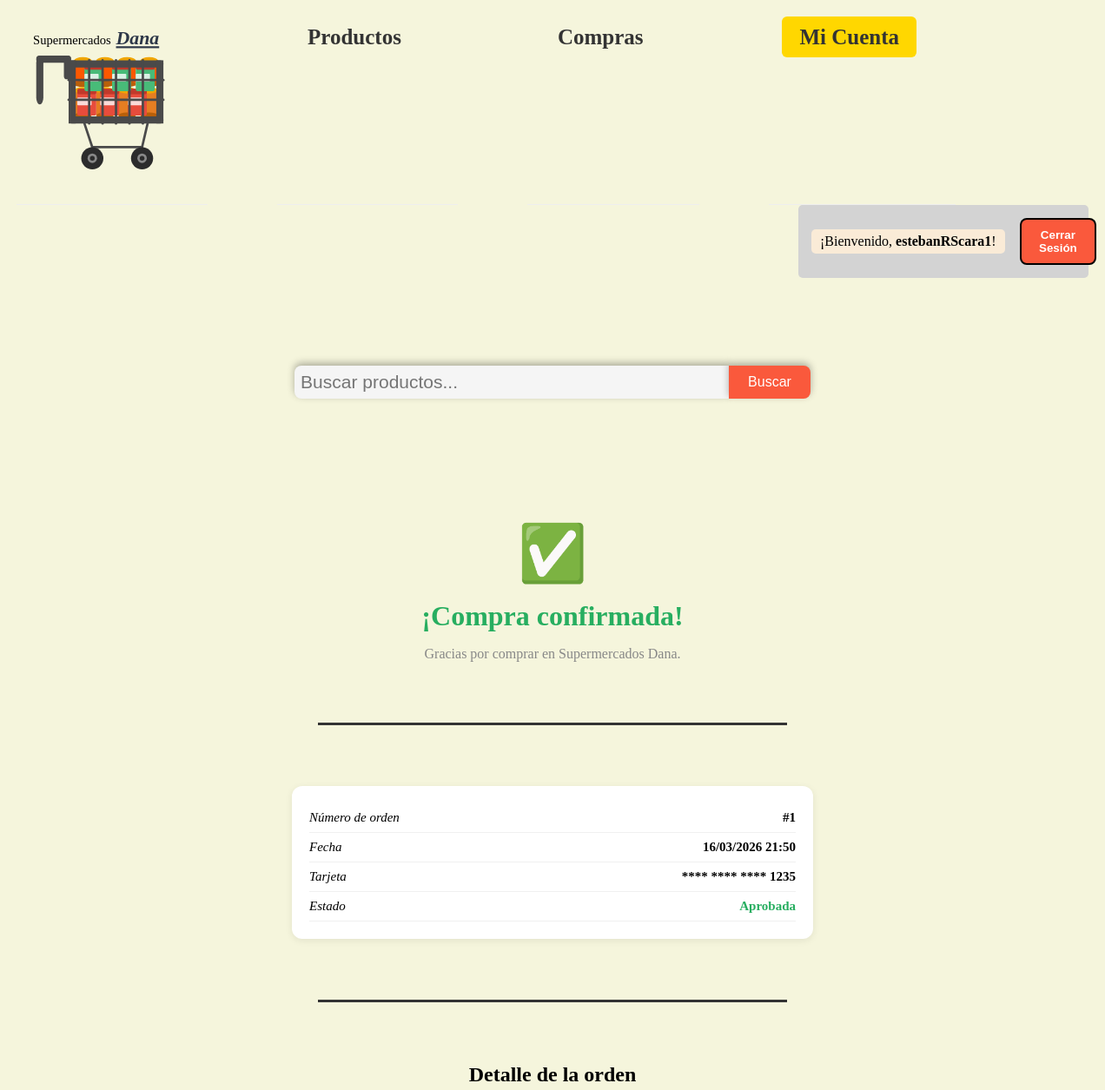
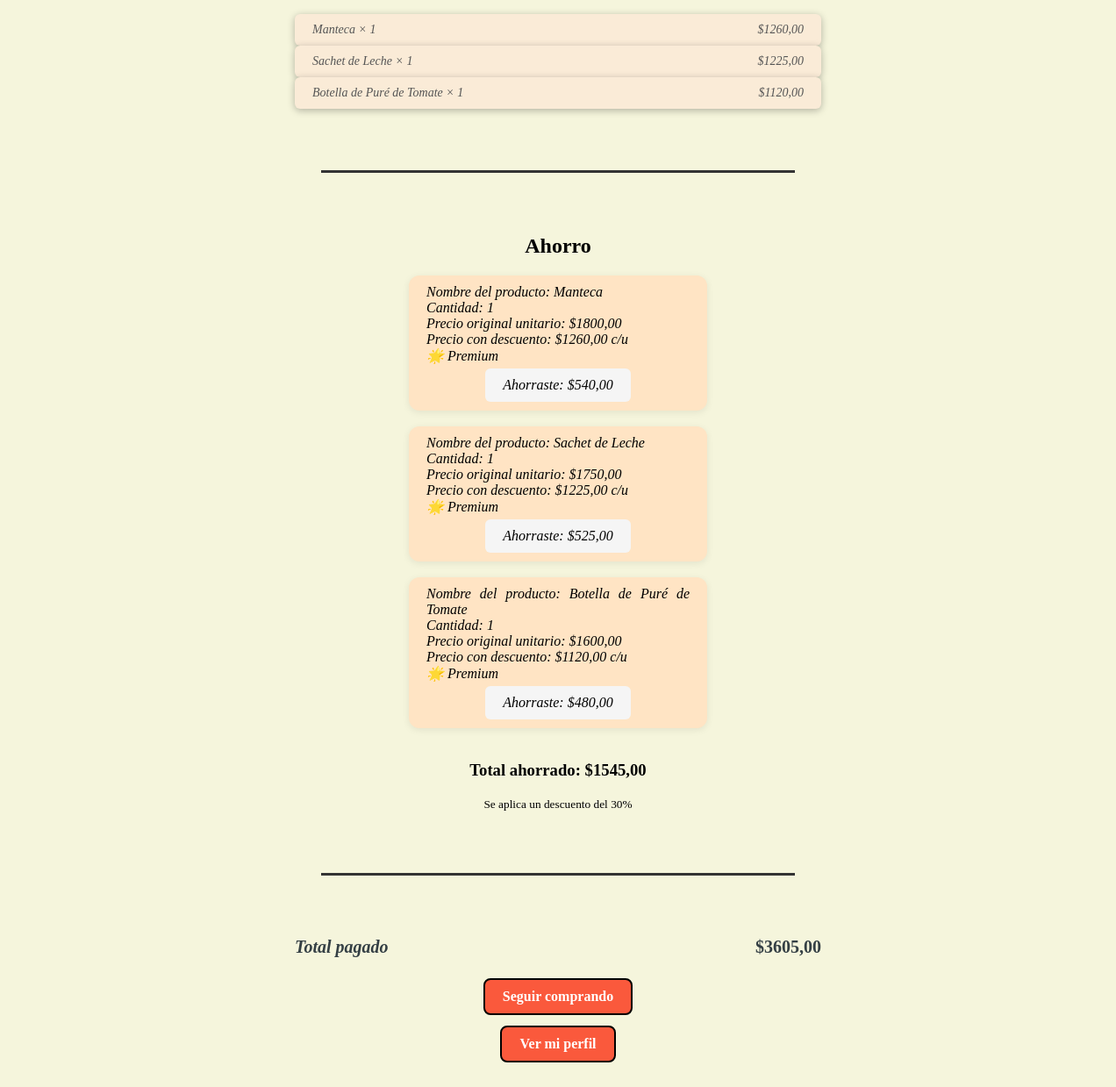
Page /compras/confirmar/1/ (signed in) on the committed database (2 pictures, top to bottom).
### compras/models.py (models this page shows, shortened)
class Compra(models.Model):
    ESTADO_CHOICES = [
        ('pendiente', 'Pendiente'),
        ('aprobada',  'Aprobada'),
        ('rechazada', 'Rechazada'),
    ]
    cliente = models.ForeignKey(
        'clientes.Cliente',
        on_delete=models.PROTECT,
        related_name='historial_compras'
    )
    fecha             = models.DateTimeField(auto_now_add=True)
    total             = models.DecimalField(
                            max_digits=10,
                            decimal_places=2,
                            default=Decimal('0.00')
                        )
    estado            = models.CharField(
                            max_length=20,
                            choices=ESTADO_CHOICES,
                            default='pendiente'
                        )
    ultimos_4_digitos = models.CharField(max_length=4, blank=True, default='')
    @property
    def ahorro_total(self):
        total_ahorro = sum(item.ahorro for item in self.items.all())
        return total_ahorro if total_ahorro > 0 else Decimal('0.00')
    class Meta:
        ordering = ['-fecha']

class ItemCompra(models.Model):
    compra = models.ForeignKey(
        Compra,
        on_delete=models.CASCADE,
        related_name='items'
    )
    producto = models.ForeignKey(
        'productos.Producto',
        on_delete=models.PROTECT,
        related_name='items_compra'
    )
    cantidad        = models.PositiveIntegerField()
    precio_unitario = models.DecimalField(max_digits=10, decimal_places=2)
    precio_original = models.DecimalField(
        max_digits=10,
        decimal_places=2,
        null=True,
        blank=True
    )
    @property
    def tiene_descuento(self):
        if self.precio_original and self.precio_unitario:
            return self.precio_unitario < self.precio_original
        return False
    @property
    def ahorro(self):
        if self.tiene_descuento:
            return (self.precio_original - self.precio_unitario) * self.cantidad
        return 0
    def subtotal(self):
        return self.precio_unitario * self.cantidad

### productos/models.py (models this page shows, shortened)
class Producto(models.Model):
    nombre = models.CharField(max_length=200)
    descripcion = models.TextField(blank=True)
    precio = models.DecimalField(max_digits=10, decimal_places=2)
    stock = models.PositiveIntegerField(default=0)
    categoria = models.ForeignKey(
        Categoria,
        on_delete=models.PROTECT,
        related_name='productos'
    )
    imagen=models.ImageField(upload_to='productos/', blank=True, null=True)

### compras/views.py (the view)
# urls.py: path('confirmar/', views.confirmar, name='confirmar'),
@login_required
def confirmar(request, compra_id):
    cliente = get_object_or_404(Cliente, usuario=request.user)
    compra = get_object_or_404(Compra, id=compra_id, cliente=cliente)
    items = compra.items.select_related('producto').all()
    for item in items:
        _ = item.ahorro
    return render(request, 'compras/confirmar.html', {
        'compra': compra,
        'items': compra.items.select_related('producto').all(),
    })

### productos/context_processors.py (called while the page is built)
def busqueda_global(request):
    query = request.GET.get('q', '').strip()
    resultados_busqueda = []
    if query:
        resultados_busqueda = Producto.objects.filter(
           nombre__icontains= query,
        )[:6]
    return {
        'resultados_busqueda': resultados_busqueda,
        'query_global': query,
    }

### templates/compras/confirmar.html (shortened to what this page needs)
{% extends 'base.html' %}
{% load static %}
{% block extra_css %}
<link rel="stylesheet" href="{% static 'css/checkout.css' %}">
{% endblock %}
{% block content %}
<div class="confirmar-wrapper">
    <div class="confirmar-icono"> &#9989;</div>
    <h1>¡Compra confirmada!</h1>
    <p class="confirmar-subtitulo">
        Gracias por comprar en Supermercados Dana.
    </p>
    <hr>
    <div class="confirmar-detalle">
        <div class="confirmar-fila">
            <span>Número de orden</span>
            <strong>#{{ compra.id }}</strong>
        </div>
        <div class="confirmar-fila">
            <span>Fecha</span>
            <strong>{{ compra.fecha|date:"d/m/Y H:i" }}</strong>
        </div>
        <div class="confirmar-fila">
            <span>Tarjeta</span>
            <strong>**** **** **** {{ compra.ultimos_4_digitos }}</strong>
        </div>
        <div class="confirmar-fila">
            <span>Estado</span>
            <strong class="estado-aprobada">{{ compra.get_estado_display }}</strong>
        </div>
    </div>
    <hr>
    <h2>Detalle de la orden</h2>
    {% for item in items %}
    <div class="confirmar-item">
        <span>{{ item.producto.nombre }} &times; {{ item.cantidad }}</span>
        <span>${{ item.subtotal }}</span>
    </div>
    {% endfor %}
    <hr>
    <h2>Ahorro</h2>
    {% for item in items %}
        <div class="confirmar-precios {% if item.tiene_descuento %}item-descuento{% endif %}">
            <span>Nombre del producto: {{ item.producto.nombre }}</span>
            <span>Cantidad: {{ item.cantidad }}</span>
            <span>Precio original unitario: ${{ item.producto.precio }}</span>
            <span>Precio con descuento: ${{ item.precio_unitario }} c/u</span>
            <span>&#127775; Premium</span>
            {% with total_ahorro=compra.ahorro_total %}
            <div style="background-color:whitesmoke; border-radius: 6px; display: table; margin: auto; padding:10px 20px; margin-top: 5px;">
                <span>Ahorraste: ${{ item.ahorro|floatformat:2 }}</span>
            </div>
            {% endwith %}
        </div>
         <br>
    {% endfor %}
    <h3>Total ahorrado: ${{ compra.ahorro_total|floatformat:2 }}</h3>
    <small style="text-align: center;">Se aplica un descuento del 30%</small>
    <hr>
    <div class="confirmar-total">
        <span>Total pagado</span>
        <strong>${{ compra.total }}</strong>
    </div>
    <div class="confirmar-acciones">
        <a href="{% url 'productos:lista' %}" class="form-button">
            Seguir comprando
        </a>
        <a href="{% url 'clientes:perfil' %}" class="form-button">
            Ver mi perfil
        </a>
    </div>
</div>
{% endblock %}

### templates/navbar.html (shortened to what this page needs)
{% load static %}
<nav class="menu">
   <ul>
     <li id="align">
        <a href="{% url 'productos:inicio' %}" id='init'>
            <img src="{% static 'img/carrito.svg'%}" alt="Supermercados Dana" class="brand-logo">
        </a>
     </li>
     <li>
        <a href="{% url 'productos:lista' %}"
        class="{% if request.path == '/productos/' %}active{% endif %}">
         Productos
        </a>
     </li>
     <li>
        <a href="{% url 'carrito:ver' %}"
         class="{% if request.path == '/carrito/' %}active{% endif %}">
         Compras
        </a>
     </li>
     {% if request.user.is_authenticated %}
     <li>
       <a href="{% url 'clientes:perfil' %}" id="cuenta"
         class="{% if request.path == '/perfil/' %}active{% endif %}">
         Mi Cuenta
        </a>
     </li>
     {% endif %}
   </ul>
</nav>
<nav>
    <div class="nav-auth">
        {% if request.user.is_authenticated %}
        <p class="user">
            ¡Bienvenido, <strong>{{ request.user.username }}</strong>!
        </p>
        <form method="POST" action="{% url 'clientes:logout' %}" class="form-login">
            <button type="submit" class="nav-button">
                Cerrar Sesión
            </button>
        </form>
        {% endif %}
    </div>
</nav>
<nav>
    <div class="search">
        <form method="GET" action="{% url 'productos:buscar' %}" class="search-form">
            <input type="search" name="q" class="global-search" placeholder="Buscar productos..." value="{{ query_global }}">
            <button type="submit" class="search-button">Buscar</button>
        </form>
    </div>
</nav>

### static/css/navbar.css (style rules this page uses)
h1 { text-align: center; margin-top:auto; }
span { font-style: italic; text-decoration: none; }
hr { margin-block:70px; border: none; height: 3px; background-color: #333; width: 90%; }
p { text-align:center; }
.search { display: flex; flex-direction: column; position: relative; justify-self: center; }
li { padding: 10px 15px; color: #333; font-size: 25px; border-bottom: 1px solid #eee; }
.search-form { display:flex; align-items: center; margin-bottom: 100px; height: 40px; }
.global-search { flex: 1; width: 500px; height: auto; border-radius: 8px 0 0 8px; background-color: whitesmoke; color: black; font-size: 21px; padding: 7px; box-sizing: border-box; margin: 0 auto; border: none; box-shadow: 0 -3px 8px rgba(0,0,0,0.3); }
.menu { flex-grow: 2; color: #343f44; align-items: left; flex-direction: row; display:flex; }
.brand-logo { display: inline-block; width: 200px; height: auto; background-size: contain; background-repeat:no-repeat; animation: glow 2s ease-in-out infinite alternate; }
.menu ul { list-style-type: none; display: flex; gap: 40px; justify-content: space-evenly; margin: 0; padding: 0; }
.menu ul li#align { padding: 5px; margin-top: 0; margin-bottom: 0; }
.menu ul li:not(#align) a { margin-right: 30px; font-weight: 600; margin-top: 40px; padding: 10px 20px; margin-bottom: 20px; text-decoration: none; color: inherit; transition: background-color 0.2s ease, color 0.2s ease; }
a { text-decoration: none; color: inherit; }
#cuenta { background-color: gold; border-radius: 6px; }
.menu li { margin-right: 40px; font-weight: 600; }
#init { color: beige; background-color: transparent; padding: 5px; border-radius: 5px; }
body { background-color: beige; padding: 5px; margin: 14px; }
.search-button { background-color: #fa593c; margin-left: auto; color:white; position: relative; box-sizing: boder-box; border: none; font-size: 16px; justify-self: center; display: inline-flex; border-radius: 0 8px 8px 0; padding: 10px 22px; font-weight: 400; cursor: pointer; box-shadow: 0 -3px 8px rgba(0,0,0,0.3); }
.nav-button { background-color: #fa593c; color:white; border: 2px solid; border-color: black; position: relative; display: flex; margin-left: 240px; border-radius: 8px; padding: 10px 20px; font-weight: 600; cursor: pointer; }
.form-login { position:inherit; display: flex; margin-left: auto; }
.user { margin-left: auto; position: absolute; background-color: antiquewhite; border-radius: 5px; padding: 5px 10px; gap: 8px; }
.nav-auth { display: flex; background-color: lightgray; border-radius: 5px; padding: 15px; align-items: center; margin-bottom: 100px; margin-left: 900px; }

### static/css/checkout.css (style rules this page uses)
.confirmar-wrapper { max-width: 600px; margin: 40px auto; padding: 0 20px; text-align: center; }
.confirmar-icono { font-size: 64px; margin-bottom: 16px; }
.confirmar-wrapper h1 { font-size: 32px; color: #27ae60; margin-bottom: 8px; }
.confirmar-subtitulo { color: #888; font-size: 16px; margin-bottom: 30px; }
.confirmar-detalle { background-color: white; border-radius: 12px; padding: 20px; box-shadow: 0 2px 8px rgba(0,0,0,0.08); margin-bottom: 20px; text-align: left; justify-content: space-evenly; }
.confirmar-fila { display: flex; justify-content: space-between; padding: 8px 0; border-bottom: 1px solid #f0f0f0; font-size: 15px; }
.confirmar-precios { padding: 10px 20px; background-color: bisque; border-radius: 12px; box-shadow: 0 2px 8px rgba(0,0,0,0.08); margin: auto; width: 50%; text-align: justify; display:flex; flex-direction: column; text-justify:inter-word; }
.estado-aprobada { color: #27ae60; }
.confirmar-item { display: flex; justify-content: space-between; font-size: 14px; background-color: antiquewhite; box-shadow: 0 2px 8px rgba(0,0,0,0.28); border-radius: 6px; color: #555; padding: 10px 20px; }
.confirmar-total { display: flex; justify-content: space-between; font-size: 20px; font-weight: 700; color: #343f44; margin: 12px 0 24px; }
.form-button { background-color: #fa593c; margin: 0; color:white; border: 2px solid; border-color: black; display: flex; position: inherit; border-radius: 8px; padding: 10px 20px; font-weight: 600; cursor: pointer; }
.confirmar-acciones { display: flex; flex-direction: column; align-items: center; gap: 12px; }

### rows in the picture
Compra: id "1", fecha "16/03/2026 21:50", ultimos_4_digitos "1235", estado "Aprobada", ahorro_total "1545,00", total "3605,00"
ItemCompra: producto.nombre "Manteca", cantidad "1", subtotal "1260,00", producto.precio "1800,00", precio_unitario "1260,00", ahorro "540,00"
ItemCompra: producto.nombre "Sachet de Leche", cantidad "1", subtotal "1225,00", producto.precio "1750,00", precio_unitario "1225,00", ahorro "525,00"
ItemCompra: producto.nombre "Botella de Puré de Tomate", cantidad "1", subtotal "1120,00", producto.precio "1600,00", precio_unitario "1120,00", ahorro "480,00"

### other values in the picture
{{ request.user.username }} "estebanRScara1"
